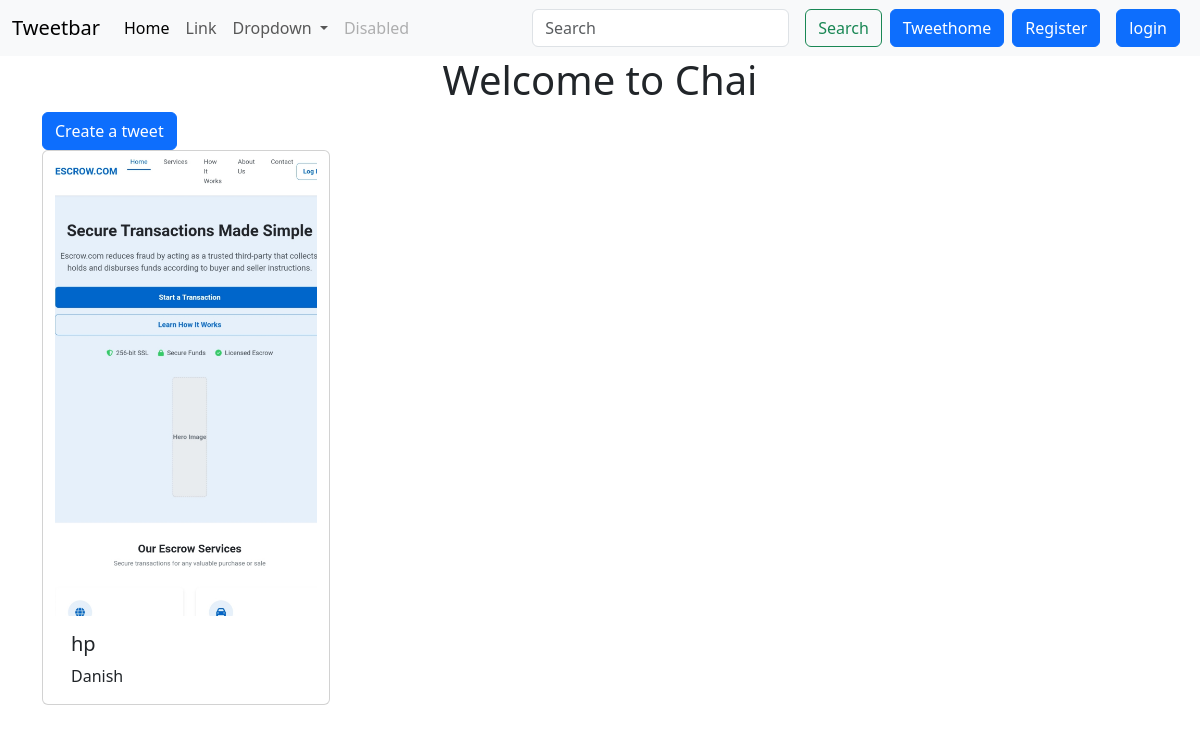
Page /tweet/ on the earlier database version.
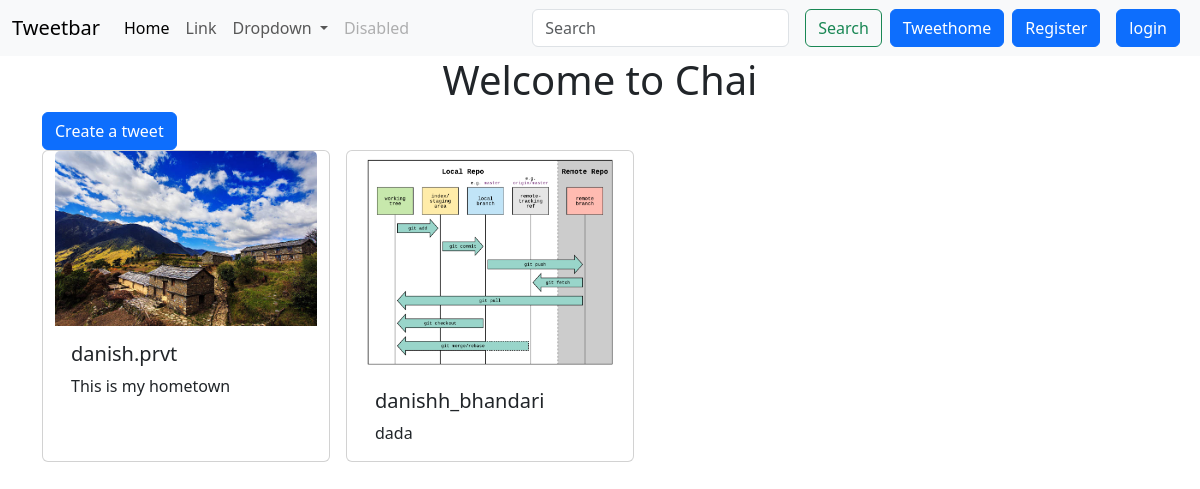
Same page on the later database version.
### tweet/models.py (models this page shows, shortened)
class Tweet(models.Model):
    user=models.ForeignKey(User,on_delete=models.CASCADE)
    text=models.TextField(max_length=200)
    photo=models.ImageField(upload_to='photos/',blank=True,null=True)
    created_at=models.DateTimeField(auto_now_add=True)
    updated_at=models.DateTimeField(auto_now=True)

### tweet/views.py (the view)
# urls.py: path('', views.tweet_list,name="tweet_list"),
def tweet_list(request):
    tweets=Tweet.objects.all().order_by('-created_at')
    return render(request,'tweet_list.html',{'tweets':tweets})

### tweet/templates/tweet_list.html (shortened to what this page needs)
{% extends "layout.html" %}
{% block content %}
<h1 class="text-center">Welcome to Chai </h1>
<a href="{% url 'tweet_create'%}" class="btn btn-primary">Create a tweet</a>
<div class="container row gap-3">
    {% for tweet in tweets  %}
    <div class="card" style="width: 18rem;">
        <img src="{{tweet.photo.url}}" class="card-img-top" alt="...">
        <div class="card-body">
          <h5 class="card-title">{{tweet.user.username}}</h5>
          <p class="card-text">{{tweet.text}}</p>
        </div>
      </div>
    {% endfor %}
</div>
{% endblock %}

### templates/layout.html (shortened to what this page needs)
{% load static %}
<!DOCTYPE html>
<html lang="en">
<head>
    <link href="https://cdn.jsdelivr.net/npm/bootstrap@5.3.6/dist/css/bootstrap.min.css" rel="stylesheet">
</head>
<body>
    <nav class="navbar navbar-expand-lg bg-body-tertiary">
        <div class="container-fluid">
          <a class="navbar-brand" href="#">Tweetbar</a>
          <div class="collapse navbar-collapse" id="navbarSupportedContent">
            <ul class="navbar-nav me-auto mb-2 mb-lg-0">
              <li class="nav-item">
                <a class="nav-link active" aria-current="page" href="#">Home</a>
              </li>
              <li class="nav-item">
                <a class="nav-link" href="#">Link</a>
              </li>
              <li class="nav-item dropdown">
                <a class="nav-link dropdown-toggle" href="#" role="button" data-bs-toggle="dropdown" aria-expanded="false">
                  Dropdown
                </a>
              </li>
              <li class="nav-item">
                <a class="nav-link disabled" aria-disabled="true">Disabled</a>
              </li>
            </ul>
            <form class="d-flex" role="search">
              <input class="form-control me-2" type="search" placeholder="Search" aria-label="Search"/>
              <button class="btn btn-outline-success mx-2" type="submit">Search</button>
            </form>
            <a href="{%url 'tweet_list'%}" class="btn btn-primary">Tweethome</a>
            {%if user.is_authenticated%}
            <form method="post" action="{%url 'logout'%}">
              {% csrf_token %}
              <button type="submit" class="btn btn-primary mx-2">Logout</button>
            </form>
            {%else%}
            <a href="{%url 'register'%}" class="btn btn-primary mx-2">Register</a>
            <a href="{%url 'login'%}" class="btn btn-primary mx-2">login</a>
            {%endif%}
          </div>
        </div>
      </nav>
    <div class="container">
        {% block content %}
        {% endblock %}
    </div>
</body>
</html>

Differences in the rows shown:
removed Tweet: photo (picture), user.username "hp", text "Danish"
added Tweet: photo (picture), user.username "danish.prvt", text "This is my hometown"
added Tweet: photo (picture), user.username "danishh_bhandari", text "dada"
